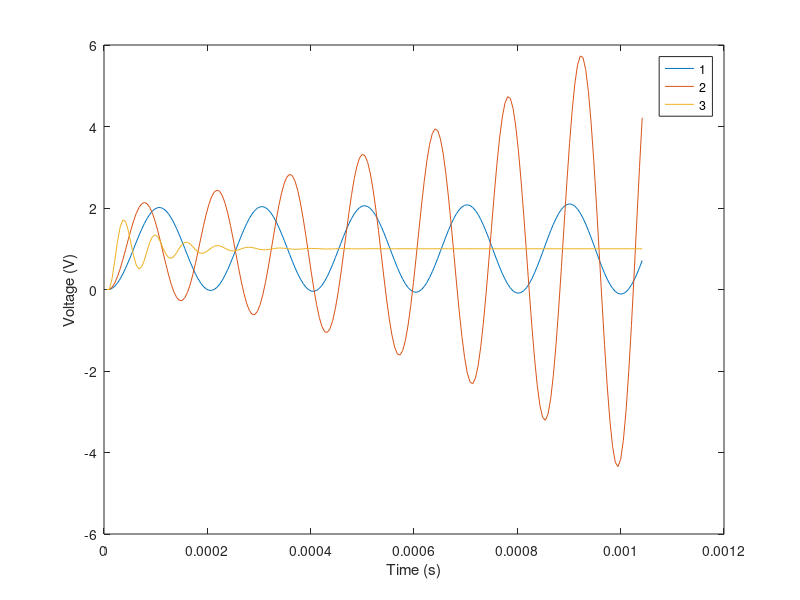

Here is the MATLAB script that generated this plot:
%% run 1

%set up the needed values
C = 1e-7; % current
R = .5e2; % resistance
L = 1*10^-2; % inductance
h = 1/192000; % 
t = 20000;
vIn = ones(1,t); 
x = zeros(2,t);

%run the simulation
for k=1:t
    %disp(([1,(h/C); (h/L),1] * [v(k+1); i(k+1)]) + [1;h/L]*vIn(k));
    
   x(:,k+1) = [1 h/C ; -h/L 1-h*R/L] * x(:,k) + [0;h/L]*vIn(k);
end
%soundsc(x(1,:));

%% run 2
%set up the needed values
C2 = 5e-8; % current
R2 = .7e2; % resistance
L2 = 1*10^-2; % inductance
t = 200;
x2 = zeros(2,1000);

%run the simulation
vIn = ones(1,t);
for k=1:t
   x2(:,k+1) = [1 h/C2 ; -h/L2 1-((h*R2)/L2) ] * x2(:,k) + [0;h/L2]*vIn(k);
end
soundsc(x2(1,:));
%% run 3

%set up the needed values
C3 = 1e-7; % current
R3 = .75e2; % resistance
L3 = 1*10^-3; % inductance

t = 200;
x3 = zeros(2,t);
vIn = ones(1,t);
%run the simulation

for k=1:t
   x3(:,k+1) = [1 h/C3 ; -h/L3 1-((h*R3)/L3) ] * x3(:,k) + [0;h/L3]*vIn(k);
end
soundsc(x3(1,:));
%% plot them all
figure(1);
v = x(1,:)';
i = x(2,:)';
plot(h*(1:t), v(1:t));

hold on;
v2 = x2(1,:)';
i2 = x2(2,:)';
plot(h*(1:t), v2(1:t));

v3 = x3(1,:)';
i3 = x3(2,:)';
plot(h*(1:t), v3(1:t));
hold off;

xlabel('Time (s)');
ylabel('Voltage (V)');
title('');
legend('1','2','3');



